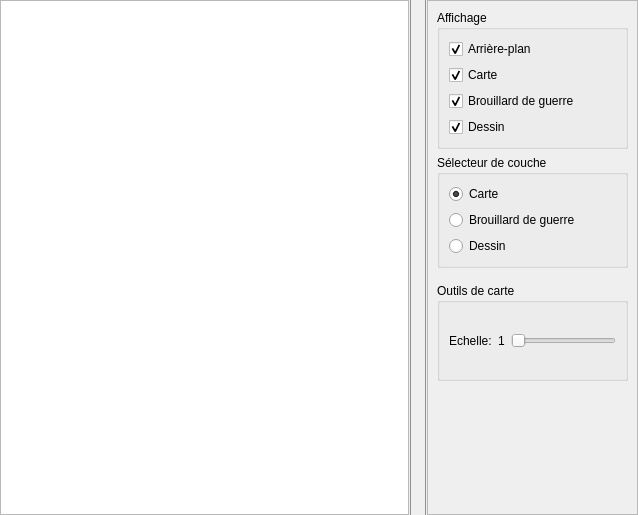
<?xml version="1.0" encoding="UTF-8"?>
<ui version="4.0">
 <class>Map</class>
 <widget class="QWidget" name="Map">
  <property name="geometry">
   <rect>
    <x>0</x>
    <y>0</y>
    <width>638</width>
    <height>515</height>
   </rect>
  </property>
  <property name="windowTitle">
   <string>Carte</string>
  </property>
  <layout class="QHBoxLayout" name="horizontalLayout" stretch="2,2,1">
   <property name="spacing">
    <number>1</number>
   </property>
   <property name="leftMargin">
    <number>0</number>
   </property>
   <property name="topMargin">
    <number>0</number>
   </property>
   <property name="rightMargin">
    <number>0</number>
   </property>
   <property name="bottomMargin">
    <number>0</number>
   </property>
   <item>
    <widget class="CanvasView" name="m_View">
     <property name="minimumSize">
      <size>
       <width>1</width>
       <height>1</height>
      </size>
     </property>
    </widget>
   </item>
   <item>
    <widget class="QPushButton" name="collapseButton">
     <property name="sizePolicy">
      <sizepolicy hsizetype="Minimum" vsizetype="Preferred">
       <horstretch>0</horstretch>
       <verstretch>0</verstretch>
      </sizepolicy>
     </property>
     <property name="minimumSize">
      <size>
       <width>16</width>
       <height>0</height>
      </size>
     </property>
     <property name="maximumSize">
      <size>
       <width>16</width>
       <height>16777215</height>
      </size>
     </property>
     <property name="styleSheet">
      <string notr="true"> QPushButton {
     border-left: 1px solid #8f8f91;
     border-right: 1px solid #8f8f91;
     border-radius: 0px;
 }

 QPushButton:pressed {
     background-color: #8f8f91;
 }</string>
     </property>
     <property name="text">
      <string/>
     </property>
     <property name="icon">
      <iconset>
       <normaloff>resource/CollapsibleWidget/uncollapse.png</normaloff>
       <normalon>resource/CollapsibleWidget/collapse.png</normalon>resource/CollapsibleWidget/uncollapse.png</iconset>
     </property>
     <property name="checkable">
      <bool>true</bool>
     </property>
     <property name="checked">
      <bool>true</bool>
     </property>
    </widget>
   </item>
   <item>
    <widget class="QScrollArea" name="scrollArea">
     <property name="enabled">
      <bool>true</bool>
     </property>
     <property name="sizePolicy">
      <sizepolicy hsizetype="MinimumExpanding" vsizetype="Expanding">
       <horstretch>0</horstretch>
       <verstretch>0</verstretch>
      </sizepolicy>
     </property>
     <property name="minimumSize">
      <size>
       <width>0</width>
       <height>0</height>
      </size>
     </property>
     <property name="maximumSize">
      <size>
       <width>400</width>
       <height>16777215</height>
      </size>
     </property>
     <property name="verticalScrollBarPolicy">
      <enum>Qt::ScrollBarAsNeeded</enum>
     </property>
     <property name="horizontalScrollBarPolicy">
      <enum>Qt::ScrollBarAlwaysOff</enum>
     </property>
     <property name="widgetResizable">
      <bool>false</bool>
     </property>
     <widget class="QWidget" name="collapsibleWidget">
      <property name="geometry">
       <rect>
        <x>0</x>
        <y>0</y>
        <width>209</width>
        <height>513</height>
       </rect>
      </property>
      <layout class="QVBoxLayout" name="verticalLayout_4">
       <item>
        <widget class="QGroupBox" name="groupBox_2">
         <property name="title">
          <string>Affichage</string>
         </property>
         <layout class="QVBoxLayout" name="verticalLayout_3">
          <item>
           <widget class="QCheckBox" name="m_BgDisplay">
            <property name="text">
             <string>Arrière-plan</string>
            </property>
            <property name="checked">
             <bool>true</bool>
            </property>
            <attribute name="buttonGroup">
             <string notr="true">m_DisplayGroup</string>
            </attribute>
           </widget>
          </item>
          <item>
           <widget class="QCheckBox" name="m_MapDisplay">
            <property name="text">
             <string>Carte</string>
            </property>
            <property name="checked">
             <bool>true</bool>
            </property>
            <attribute name="buttonGroup">
             <string notr="true">m_DisplayGroup</string>
            </attribute>
           </widget>
          </item>
          <item>
           <widget class="QCheckBox" name="m_FowDisplay">
            <property name="text">
             <string>Brouillard de guerre</string>
            </property>
            <property name="checked">
             <bool>true</bool>
            </property>
            <attribute name="buttonGroup">
             <string notr="true">m_DisplayGroup</string>
            </attribute>
           </widget>
          </item>
          <item>
           <widget class="QCheckBox" name="m_DrawingDisplay">
            <property name="text">
             <string>Dessin</string>
            </property>
            <property name="checked">
             <bool>true</bool>
            </property>
            <attribute name="buttonGroup">
             <string notr="true">m_DisplayGroup</string>
            </attribute>
           </widget>
          </item>
         </layout>
        </widget>
       </item>
       <item>
        <widget class="QGroupBox" name="groupBox">
         <property name="title">
          <string>Sélecteur de couche</string>
         </property>
         <layout class="QVBoxLayout" name="verticalLayout_2">
          <item>
           <widget class="QRadioButton" name="m_MapEdit">
            <property name="text">
             <string>Carte</string>
            </property>
            <property name="checked">
             <bool>true</bool>
            </property>
            <attribute name="buttonGroup">
             <string notr="true">m_EditGroup</string>
            </attribute>
           </widget>
          </item>
          <item>
           <widget class="QRadioButton" name="m_FowEdit">
            <property name="text">
             <string>Brouillard de guerre</string>
            </property>
            <attribute name="buttonGroup">
             <string notr="true">m_EditGroup</string>
            </attribute>
           </widget>
          </item>
          <item>
           <widget class="QRadioButton" name="m_DrawingEdit">
            <property name="text">
             <string>Dessin</string>
            </property>
            <attribute name="buttonGroup">
             <string notr="true">m_EditGroup</string>
            </attribute>
           </widget>
          </item>
         </layout>
        </widget>
       </item>
       <item>
        <widget class="QStackedWidget" name="m_StackedTools">
         <property name="currentIndex">
          <number>1</number>
         </property>
         <widget class="DrawingMenu" name="m_PageDrawingTools"/>
         <widget class="QWidget" name="m_PageMapTools">
          <layout class="QVBoxLayout" name="verticalLayout_9">
           <property name="leftMargin">
            <number>0</number>
           </property>
           <property name="rightMargin">
            <number>0</number>
           </property>
           <item>
            <widget class="QGroupBox" name="m_MapTools">
             <property name="title">
              <string>Outils de carte</string>
             </property>
             <layout class="QVBoxLayout" name="verticalLayout_8">
              <item>
               <layout class="QHBoxLayout" name="horizontalLayout_2">
                <item>
                 <widget class="QLabel" name="m_MapScaleValue">
                  <property name="text">
                   <string>Echelle:</string>
                  </property>
                 </widget>
                </item>
                <item>
                 <widget class="QLabel" name="labelScale">
                  <property name="text">
                   <string>1</string>
                  </property>
                 </widget>
                </item>
                <item>
                 <widget class="QSlider" name="m_MapScaler">
                  <property name="minimum">
                   <number>1</number>
                  </property>
                  <property name="maximum">
                   <number>5</number>
                  </property>
                  <property name="pageStep">
                   <number>1</number>
                  </property>
                  <property name="orientation">
                   <enum>Qt::Horizontal</enum>
                  </property>
                 </widget>
                </item>
               </layout>
              </item>
             </layout>
            </widget>
           </item>
          </layout>
         </widget>
         <widget class="QWidget" name="m_PageFoWTools">
          <layout class="QVBoxLayout" name="verticalLayout_6">
           <property name="leftMargin">
            <number>0</number>
           </property>
           <property name="rightMargin">
            <number>0</number>
           </property>
           <item>
            <widget class="QGroupBox" name="m_FoWTools">
             <property name="title">
              <string>Brouillard de guerre</string>
             </property>
             <layout class="QVBoxLayout" name="verticalLayout_5">
              <item>
               <widget class="QPushButton" name="m_FillFoW">
                <property name="text">
                 <string>Remplissage</string>
                </property>
               </widget>
              </item>
              <item>
               <widget class="QPushButton" name="m_RemoveFoW">
                <property name="text">
                 <string>Enlever le brouillard</string>
                </property>
               </widget>
              </item>
             </layout>
            </widget>
           </item>
          </layout>
         </widget>
        </widget>
       </item>
       <item>
        <spacer name="verticalSpacer">
         <property name="orientation">
          <enum>Qt::Vertical</enum>
         </property>
         <property name="sizeHint" stdset="0">
          <size>
           <width>20</width>
           <height>40</height>
          </size>
         </property>
        </spacer>
       </item>
      </layout>
     </widget>
    </widget>
   </item>
  </layout>
 </widget>
 <customwidgets>
  <customwidget>
   <class>CanvasView</class>
   <extends>QGraphicsView</extends>
   <header>Canvas/CanvasView.h</header>
  </customwidget>
  <customwidget>
   <class>DrawingMenu</class>
   <extends>QWidget</extends>
   <header location="global">Canvas/SideMenuWidgets/DrawingMenu.h</header>
   <container>1</container>
  </customwidget>
 </customwidgets>
 <resources/>
 <connections>
  <connection>
   <sender>m_MapScaler</sender>
   <signal>valueChanged(int)</signal>
   <receiver>labelScale</receiver>
   <slot>setNum(int)</slot>
   <hints>
    <hint type="sourcelabel">
     <x>531</x>
     <y>391</y>
    </hint>
    <hint type="destinationlabel">
     <x>523</x>
     <y>385</y>
    </hint>
   </hints>
  </connection>
 </connections>
 <buttongroups>
  <buttongroup name="m_DisplayGroup">
   <property name="exclusive">
    <bool>false</bool>
   </property>
  </buttongroup>
  <buttongroup name="m_EditGroup"/>
 </buttongroups>
</ui>
